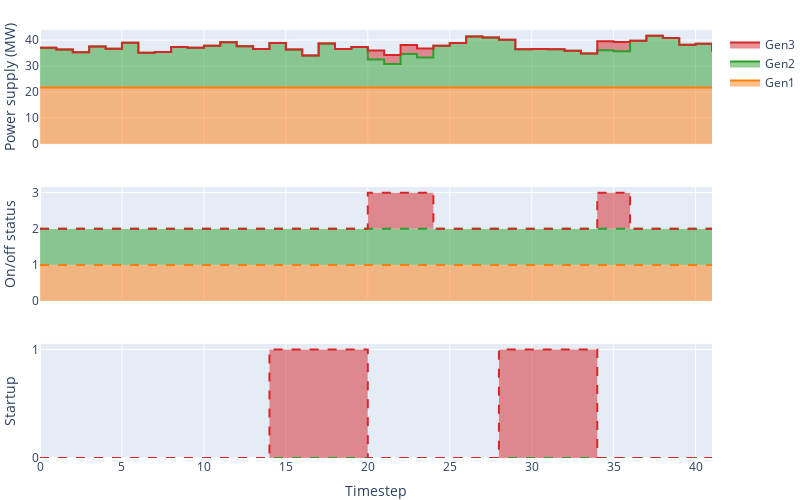

Write notebook code for a chart like this one.
### Code cell
plots.plotter="plotly"
gts = [d for d in mc.instance.setDevice 
       if mc.instance.paramDevice[d]['model']=='gasturbine']
fig=plots.plot_deviceprofile(mc,devs=gts,filename=None,includeOnOff=True,includePrep=True)
fig.update_layout(autosize=False,width=800,height=500,margin=dict(l=0,r=0,t=30,b=0))

### Figure 1 — Plotly figure (JSON) as saved in the notebook; plotly's stock layout.template omitted (floating-point values rounded to 4 significant figures)
{"data": [{"legendgroup": "Gen1", "line": {"color": "rgb(255, 127, 14)", "shape": "hv"}, "name": "Gen1", "stackgroup": "P", "type": "scatter", "x": [0, 1, 2, 3, 4, 5, 6, 7, 8, 9, 10, 11, 12, 13, 14, 15, 16, 17, 18, 19, 20, 21, 22, 23, 24, 25, 26, 27, 28, 29, 30, 31, 32, 33, 34, 35, 36, 37, 38, 39, 40, 41], "xaxis": "x", "y": [21.8, 21.8, 21.8, 21.8, 21.8, 21.8, 21.8, 21.8, 21.8, 21.8, 21.8, 21.8, 21.8, 21.8, 21.8, 21.8, 21.8, 21.8, 21.8, 21.8, 21.8, 21.8, 21.8, 21.8, 21.8, 21.8, 21.8, 21.8, 21.8, 21.8, 21.8, 21.8, 21.8, 21.8, 21.8, 21.8, 21.8, 21.8, 21.8, 21.8, 21.8, 21.8], "yaxis": "y"}, {"legendgroup": "Gen1", "line": {"color": "rgb(255, 127, 14)", "dash": "dash", "shape": "hv"}, "name": "Gen1", "showlegend": false, "stackgroup": "ison", "type": "scatter", "x": [0, 1, 2, 3, 4, 5, 6, 7, 8, 9, 10, 11, 12, 13, 14, 15, 16, 17, 18, 19, 20, 21, 22, 23, 24, 25, 26, 27, 28, 29, 30, 31, 32, 33, 34, 35, 36, 37, 38, 39, 40, 41], "xaxis": "x2", "y": [1, 1, 1, 1, 1, 1, 1, 1, 1, 1, 1, 1, 1, 1, 1, 1, 1, 1, 1, 1, 1, 1, 1, 1, 1, 1, 1, 1, 1, 1, 1, 1, 1, 1, 1, 1, 1, 1, 1, 1, 1, 1], "yaxis": "y2"}, {"legendgroup": "Gen1", "line": {"color": "rgb(255, 127, 14)", "dash": "dash", "shape": "hv"}, "name": "Gen1", "showlegend": false, "stackgroup": "ison", "type": "scatter", "x": [0, 1, 2, 3, 4, 5, 6, 7, 8, 9, 10, 11, 12, 13, 14, 15, 16, 17, 18, 19, 20, 21, 22, 23, 24, 25, 26, 27, 28, 29, 30, 31, 32, 33, 34, 35, 36, 37, 38, 39, 40, 41], "xaxis": "x3", "y": [0, 0, 0, 0, 0, 0, 0, 0, 0, 0, 0, 0, 0, 0, 0, 0, 0, 0, 0, 0, 0, 0, 0, 0, 0, 0, 0, 0, 0, 0, 0, 0, 0, 0, 0, 0, 0, 0, 0, 0, 0, 0], "yaxis": "y3"}, {"legendgroup": "Gen2", "line": {"color": "rgb(44, 160, 44)", "shape": "hv"}, "name": "Gen2", "stackgroup": "P", "type": "scatter", "x": [0, 1, 2, 3, 4, 5, 6, 7, 8, 9, 10, 11, 12, 13, 14, 15, 16, 17, 18, 19, 20, 21, 22, 23, 24, 25, 26, 27, 28, 29, 30, 31, 32, 33, 34, 35, 36, 37, 38, 39, 40, 41], "xaxis": "x", "y": [15.21, 14.59, 13.53, 15.71, 14.83, 17.19, 13.28, 13.62, 15.54, 15.27, 16.03, 17.32, 15.81, 14.74, 17.07, 14.6, 12.23, 16.86, 14.72, 15.55, 10.69, 8.958, 12.83, 11.49, 16.06, 17.08, 19.56, 19.19, 18.33, 14.71, 14.8, 14.64, 14.13, 13.07, 14.26, 13.92, 17.91, 19.87, 18.97, 16.4, 16.73, 13.82], "yaxis": "y"}, {"legendgroup": "Gen2", "line": {"color": "rgb(44, 160, 44)", "dash": "dash", "shape": "hv"}, "name": "Gen2", "showlegend": false, "stackgroup": "ison", "type": "scatter", "x": [0, 1, 2, 3, 4, 5, 6, 7, 8, 9, 10, 11, 12, 13, 14, 15, 16, 17, 18, 19, 20, 21, 22, 23, 24, 25, 26, 27, 28, 29, 30, 31, 32, 33, 34, 35, 36, 37, 38, 39, 40, 41], "xaxis": "x2", "y": [1, 1, 1, 1, 1, 1, 1, 1, 1, 1, 1, 1, 1, 1, 1, 1, 1, 1, 1, 1, 1, 1, 1, 1, 1, 1, 1, 1, 1, 1, 1, 1, 1, 1, 1, 1, 1, 1, 1, 1, 1, 1], "yaxis": "y2"}, {"legendgroup": "Gen2", "line": {"color": "rgb(44, 160, 44)", "dash": "dash", "shape": "hv"}, "name": "Gen2", "showlegend": false, "stackgroup": "ison", "type": "scatter", "x": [0, 1, 2, 3, 4, 5, 6, 7, 8, 9, 10, 11, 12, 13, 14, 15, 16, 17, 18, 19, 20, 21, 22, 23, 24, 25, 26, 27, 28, 29, 30, 31, 32, 33, 34, 35, 36, 37, 38, 39, 40, 41], "xaxis": "x3", "y": [0, 0, 0, 0, 0, 0, 0, 0, 0, 0, 0, 0, 0, 0, 0, 0, 0, 0, 0, 0, 0, 0, 0, 0, 0, 0, 0, 0, 0, 0, 0, 0, 0, 0, 0, 0, 0, 0, 0, 0, 0, 0], "yaxis": "y3"}, {"legendgroup": "Gen3", "line": {"color": "rgb(214, 39, 40)", "shape": "hv"}, "name": "Gen3", "stackgroup": "P", "type": "scatter", "x": [0, 1, 2, 3, 4, 5, 6, 7, 8, 9, 10, 11, 12, 13, 14, 15, 16, 17, 18, 19, 20, 21, 22, 23, 24, 25, 26, 27, 28, 29, 30, 31, 32, 33, 34, 35, 36, 37, 38, 39, 40, 41], "xaxis": "x", "y": [0, 0, 0, 0, 0, 0, 0, 0, 0, 0, 0, 0, 0, 0, 0, 0, 0, 0, 0, 0, 3.5, 3.5, 3.5, 3.5, 0, 0, 0, 0, 0, 0, 0, 0, 0, 0, 3.5, 3.5, 0, 0, 0, 0, 0, 0], "yaxis": "y"}, {"legendgroup": "Gen3", "line": {"color": "rgb(214, 39, 40)", "dash": "dash", "shape": "hv"}, "name": "Gen3", "showlegend": false, "stackgroup": "ison", "type": "scatter", "x": [0, 1, 2, 3, 4, 5, 6, 7, 8, 9, 10, 11, 12, 13, 14, 15, 16, 17, 18, 19, 20, 21, 22, 23, 24, 25, 26, 27, 28, 29, 30, 31, 32, 33, 34, 35, 36, 37, 38, 39, 40, 41], "xaxis": "x2", "y": [0, 0, 0, 0, 0, 0, 0, 0, 0, 0, 0, 0, 0, 0, 0, 0, 0, 0, 0, 0, 1, 1, 1, 1, 0, 0, 0, 0, 0, 0, 0, 0, 0, 0, 1, 1, 0, 0, 0, 0, 0, 0], "yaxis": "y2"}, {"legendgroup": "Gen3", "line": {"color": "rgb(214, 39, 40)", "dash": "dash", "shape": "hv"}, "name": "Gen3", "showlegend": false, "stackgroup": "ison", "type": "scatter", "x": [0, 1, 2, 3, 4, 5, 6, 7, 8, 9, 10, 11, 12, 13, 14, 15, 16, 17, 18, 19, 20, 21, 22, 23, 24, 25, 26, 27, 28, 29, 30, 31, 32, 33, 34, 35, 36, 37, 38, 39, 40, 41], "xaxis": "x3", "y": [0, 0, 0, 0, 0, 0, 0, 0, 0, 0, 0, 0, 0, 0, 1, 1, 1, 1, 1, 1, 0, 0, 0, 0, 0, 0, 0, 0, 1, 1, 1, 1, 1, 1, 0, 0, 0, 0, 0, 0, 0, 0], "yaxis": "y3"}], "layout": {"autosize": false, "height": 500, "legend": {"traceorder": "reversed"}, "margin": {"b": 0, "l": 0, "r": 0, "t": 30}, "width": 800, "xaxis": {"anchor": "y", "autorange": true, "domain": [0, 1], "matches": "x3", "range": [0, 41], "showticklabels": false, "title": {"text": ""}, "type": "linear"}, "xaxis2": {"anchor": "y2", "autorange": true, "domain": [0, 1], "matches": "x3", "range": [0, 41], "showticklabels": false, "type": "linear"}, "xaxis3": {"anchor": "y3", "autorange": true, "domain": [0, 1], "range": [0, 41], "title": {"text": "Timestep"}, "type": "linear"}, "yaxis": {"anchor": "x", "autorange": true, "domain": [0.7333, 1], "range": [0, 43.86], "title": {"text": "Power supply (MW)"}, "type": "linear"}, "yaxis2": {"anchor": "x2", "autorange": true, "domain": [0.3667, 0.6333], "range": [0, 3.158], "title": {"text": "On/off status"}, "type": "linear"}, "yaxis3": {"anchor": "x3", "autorange": true, "domain": [0, 0.2667], "nticks": 2, "range": [0, 1.053], "title": {"text": "Startup"}, "type": "linear"}}}
